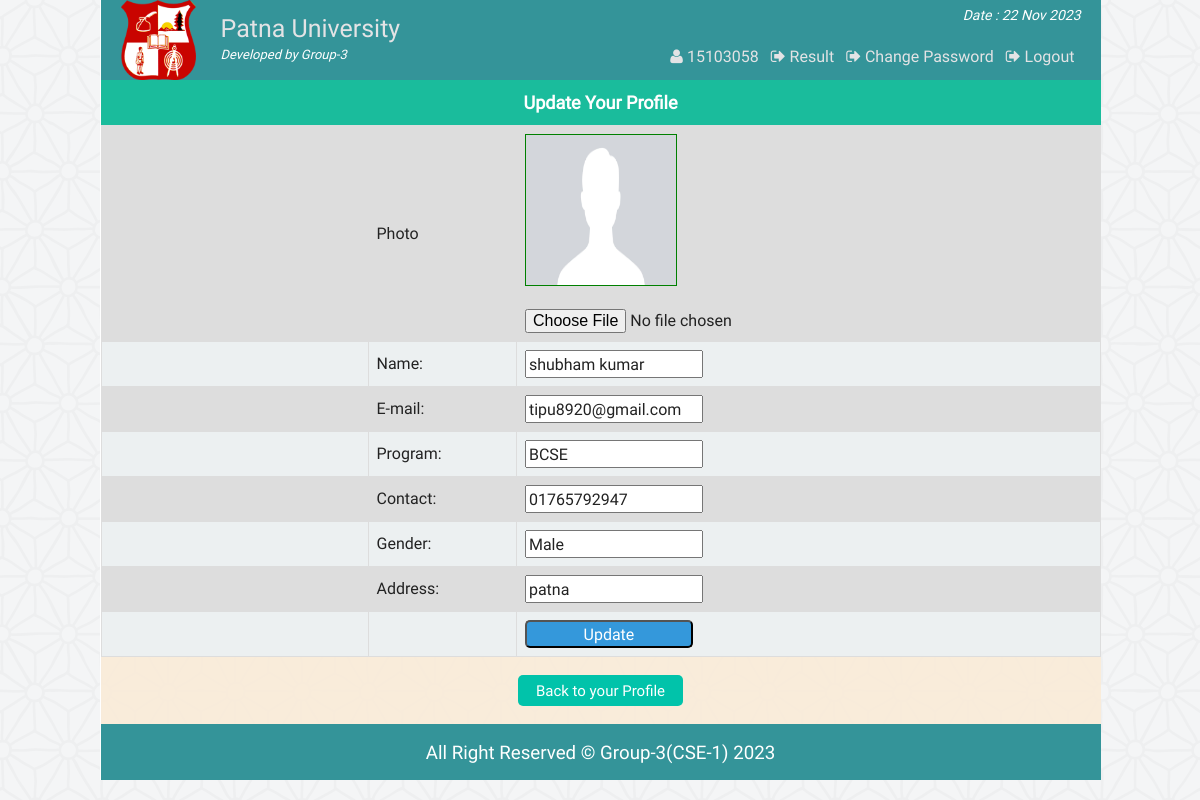
Page /st_update.php (signed in) on the committed database.
### tables this page shows
CREATE TABLE IF NOT EXISTS `st_info` (
  `st_id` int(11) NOT NULL,
  `name` varchar(100) NOT NULL,
  `password` varchar(32) NOT NULL,
  `email` varchar(50) NOT NULL,
  `bday` date NOT NULL,
  `program` varchar(10) NOT NULL,
  `contact` varchar(20) NOT NULL,
  `gender` varchar(10) NOT NULL,
  `address` varchar(255) NOT NULL,
  `img` varchar(255) DEFAULT NULL,
  PRIMARY KEY (`st_id`)
);

### php/functions.php (called while the page is built, shortened)
<?php
class login_registration_class{
	public function getuserbyid($st_id){
		global $conn;
		$query = $conn->query("select * from st_info where st_id='$st_id'");
		return $query;
	}
};
?>

### st_update.php (the view, shortened to what this page needs)
<?php
	require "php/config.php";
	require_once "php/functions.php";
	$user = new login_registration_class();
	$sid = $_SESSION['sid'];
?>
<?php
include "php/headertop.php";
?>
<div class="profile">
			<h3 style="font-size:18px;text-align:center;background:#1abc9c;color:#fff;padding:10px;margin:0">Update Your Profile</h3>
			<div class="st_update fix">
				<form action="" method="post" enctype="multipart/form-data">
						<?php
						$result = $user->getuserbyid($sid);
						while($row = $result->fetch_assoc()){
						?>
					<table class="tab_one" >
						<tr>
							<td style="width:250px;"></td>
							<td>Photo</td>
							<td>
							<img id="logo_preview" src="img/student/<?php echo $row['img']?>" style="height:150px; width:150px; border:1px green solid;"><br><br>
							<input type="file" name="personal_image" id="spic" onchange="PreviewImage('personal_image', 'logo_preview')" />
							</td>
						</tr>
						<tr>
							<td style="width:125px;"></td>
							<td>Name:</td>
							<td><input type="text" name="st_name" value="<?php echo $row['name'];?>"></td>
						</tr>
						<tr>
							<td style="width:125px;"></td>
							<td>E-mail:</td>
							<td><input type="email" name="st_email" value="<?php echo $row['email']; ?>"></td>
						</tr>
						<tr>
							<td style="width:125px;"></td>
							<td>Program:</td>
							<td><input type="text" name="st_dept" value="<?php echo $row['program']; ?>"></td>
						</tr>
						<tr>
							<td style="width:125px;"></td>
							<td>Contact:</td>
							<td><input type="text" name="st_contact" value="<?php echo $row['contact']; ?>"></td>
						</tr>
						<tr>
							<td style="width:125px;"></td>
							<td>Gender:</td>
							<td><input type="text" name="st_gender" value="<?php echo $row['gender']; ?>"></td>
						</tr>
						<tr>
							<td style="width:125px;"></td>
							<td>Address:</td>
							<td><input type="text" name="st_add" value="<?php echo $row['address']; ?>"></td>
						</tr>
						<tr>
						<td style="width:125px;"></td>
						<td></td>
						<td colspan="2">
							<input style="background:#3498db;color:#fff;width:168px;border-radius:5px;" type="submit" name="Update" value="Update">
							</td>
						</tr>
					</table>
						<?php } ?>
				</form>
			</div>
			<div class="back fix">
				<p style="text-align:center"><a href="st_profile.php"><button class="editbtn">Back to your Profile</button></a></p>
			</div>
</div>
<?php include "php/footerbottom.php";?>

### css/main.css (style rules this page uses)
html { color: #222; font-size: 1em; line-height: 1.4; }
audio, canvas, iframe, img, svg, video { vertical-align: middle; }
a { text-decoration: none; }
.fix { overflow: hidden; }
body { font-family: roboto !important; background: url(../img/ptrn.png) repeat fixed; }
.st_reg th, td { padding: 8px; }
table.tab_one { width: 100%; }
table.tab_one td { border: 1px solid #ddd; padding: 8px; }
table.tab_one tr:nth-child(odd) { background: #ddd; }
table.tab_one tr:nth-child(even) { background: #ecf0f1; }
.editbtn { background-color: #01C3AA; border: none; border-radius: 5px; color: white; padding: 5px 18px; text-align: center; text-decoration: none; display: inline-block; font-size: 15px; margin: 2px 1px; cursor: pointer; }
table.att_tab tr, td, th { border: 2px solid #ddd; border-collapse: collapse; padding: 8px; }

### rows in the picture
st_info: img (picture), st_name "shubham kumar", st_email "tipu8920@gmail.com", st_dept "BCSE", st_contact "01765792947", st_gender "Male", st_add "patna"

### other values in the picture
$sid "15103058"
